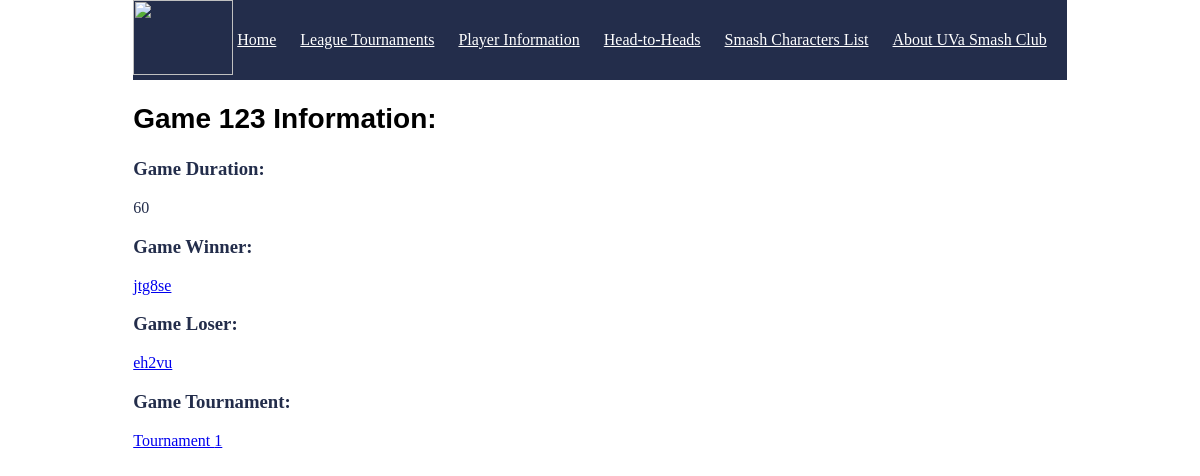
Screenshot of /game/123 with the database file from the repository.
### tables this page shows
CREATE TABLE game (
	GameID int NOT NULL,
	Duration int,
	Winner tinytext,
	Loser tinytext,
	TourneyNum int,
	PRIMARY KEY (GameID),
	FOREIGN KEY (TourneyNum) REFERENCES tournament(TourneyNum),
	FOREIGN KEY (Winner) REFERENCES player(ComputingID),
	FOREIGN KEY (Loser) REFERENCES player(ComputingID)
);

### run.py (the view)
@app.route("/game/<int:GameID>")
def game_(GameID):
    connection_obj = sqlite3.connect('project.db')
    cursor_obj = connection_obj.cursor()
    cursor_obj.execute(f"SELECT * FROM game WHERE GameID = {GameID} LIMIT 1")
    game_info = cursor_obj.fetchone()
    if game_info is None:
        return "Tournament not found"
    connection_obj.close()
    return render_template("game.html", game_info=game_info)

### templates/game.html (shortened to what this page needs)
<!DOCTYPE html>
<html lang="en">
<head>
    <link rel="stylesheet" href='/css/main.css' />
</head>
<nav class="navigation-bar">
    <img src="{{url_for('static', filename='smashLogo.png')}}"  style="width:100px;height:75px;"/>
    <a href="/" >Home</a>
    <a href="/get-tournaments" >League Tournaments</a>
    <a href="/get-players">Player Information</a>
    <a href="/get-games">Head-to-Heads</a>
    <a href="/character">Smash Characters List</a>
    <a href="/about">About UVa Smash Club</a>
</nav>
<body>
<h2 style="color:Black;">Game <b>{{game_info[0]}}</b> Information:</h2>
    <h3>Game Duration: </h3>{{game_info[1]}}
    <h3>Game Winner:</h3> <a href="/player/{{game_info[2]}}"> {{game_info[2]}}  </a>
    <h3>Game Loser: </h3> <a href="/player/{{game_info[3]}}"> {{game_info[3]}}  </a>
    <h3>Game Tournament:</h3> <a href="/tournament/{{game_info[4]}}">Tournament {{game_info[4]}}  </a>
    <br/>
</body>
</html>

### css/main.css (style rules this page uses)
body { background: White; margin-top: 50px; margin-left: 100px; }
h2 { font-family: Verdana, Geneva, sans-serif; font-size: 1.75em; color: White; }
body { color: #232D4B; }
.navigation-bar { width: 100%; height: 80px; background-color: #232D4B; }
.navigation-bar > a { display: inline-block; vertical-align: top; margin-right: 20px; height: 40px; line-height: 80px; color: White; }
html { display: table; margin: auto; }
body { display: table-cell; vertical-align: middle; border: 20px; }

### rows the page displays
game: GameID "123", Duration "60", Winner "jtg8se", Loser "eh2vu", TourneyNum "1"
